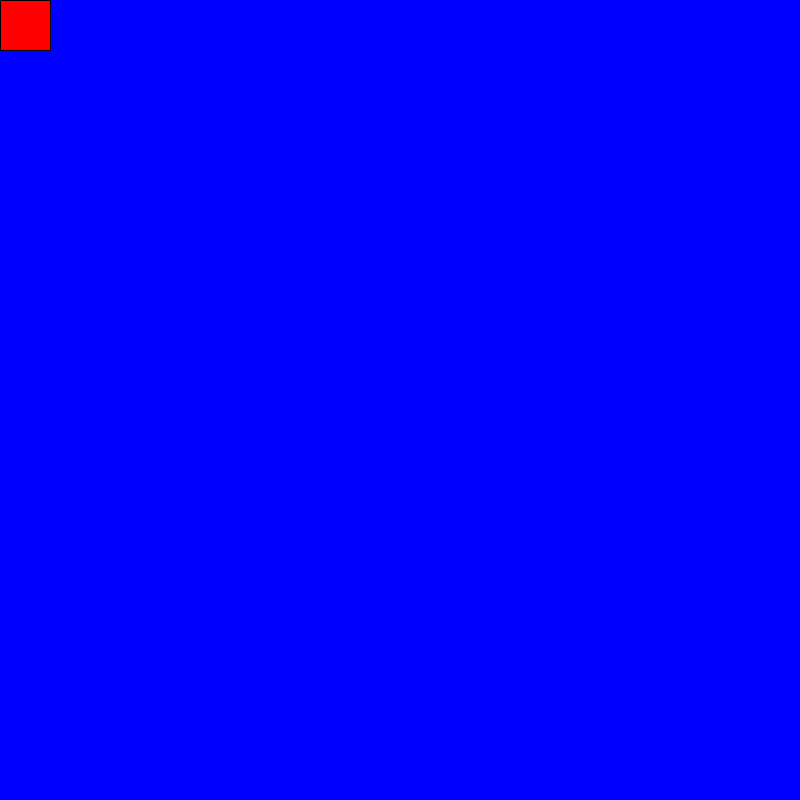
Frame 1 (no input)
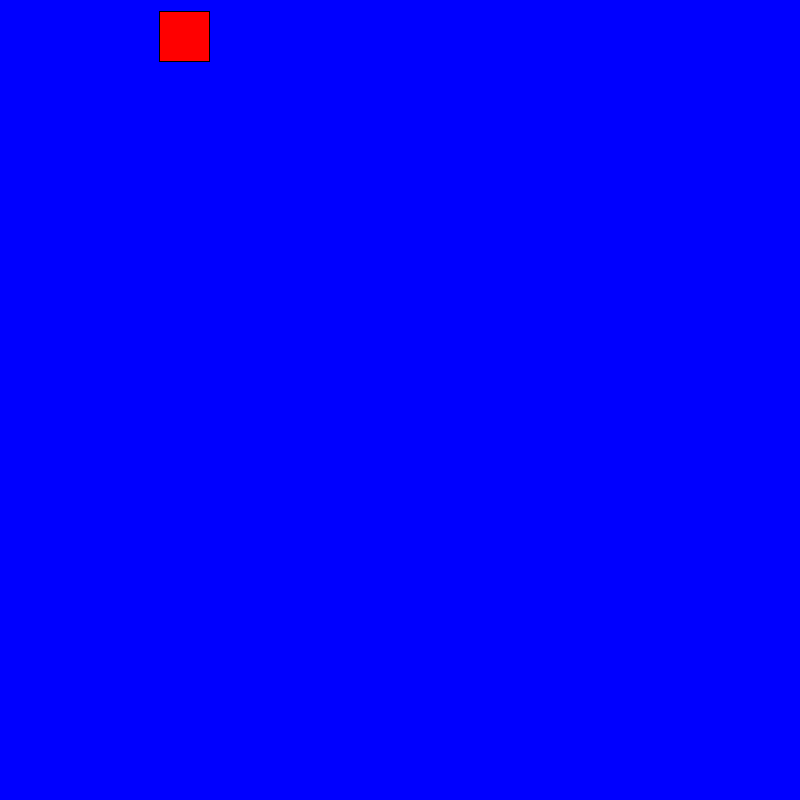
Frame 60 (the mouse pressed at the canvas centre just before this capture)
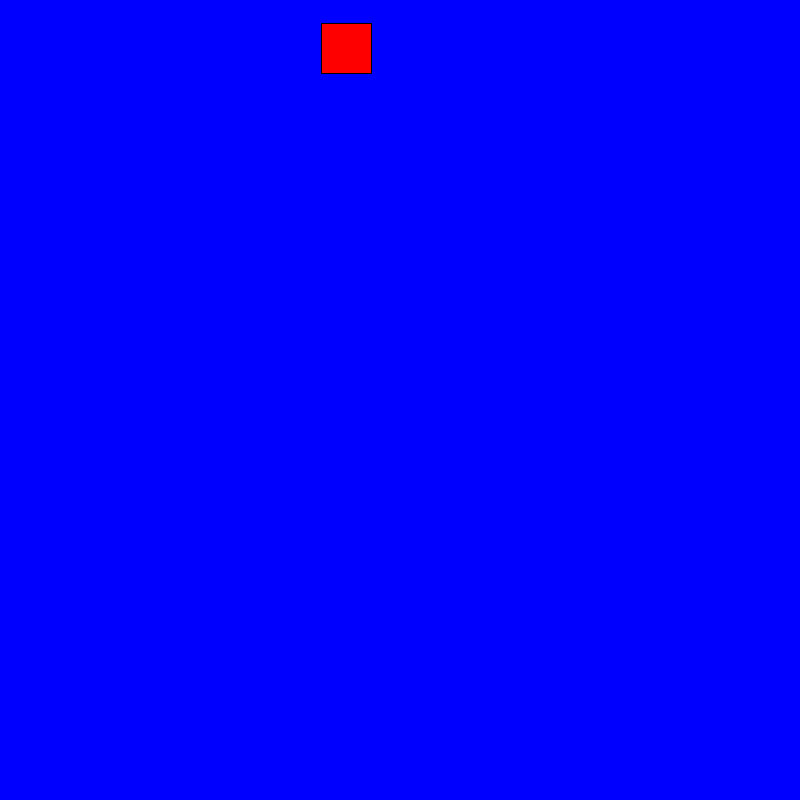
Frame 120 (the mouse held since frame 60 and released just before this capture)

The Processing sketch that drew these frames (run headless with seeded random() and noise(); from frame 60 on, the mouse is pressed at the canvas centre):

// Processing sketch: s05_floatingpoint
// ── s05_floatingpoint.pde
void setup() {
  size(800,800);
  fill(255,0,0);
}

float x = 0;
float y = 0;
float speedX = 2.7, speedY = 0.2;
final int RECT_WIDTH = 50, RECT_HEIGHT=50;
void draw() {
  background(0,0,255);
  rect(x,y,RECT_WIDTH, RECT_HEIGHT);
  //x++; //++x; x = x + 1;  x += 1;
  x += speedX;
  y += speedY;
  if (x < 0 || x >= width - RECT_WIDTH) {
    speedX = -speedX;
  }
  if (y < 0 || y >= height - RECT_HEIGHT) {
    speedY = -speedY;
  }
  
}
